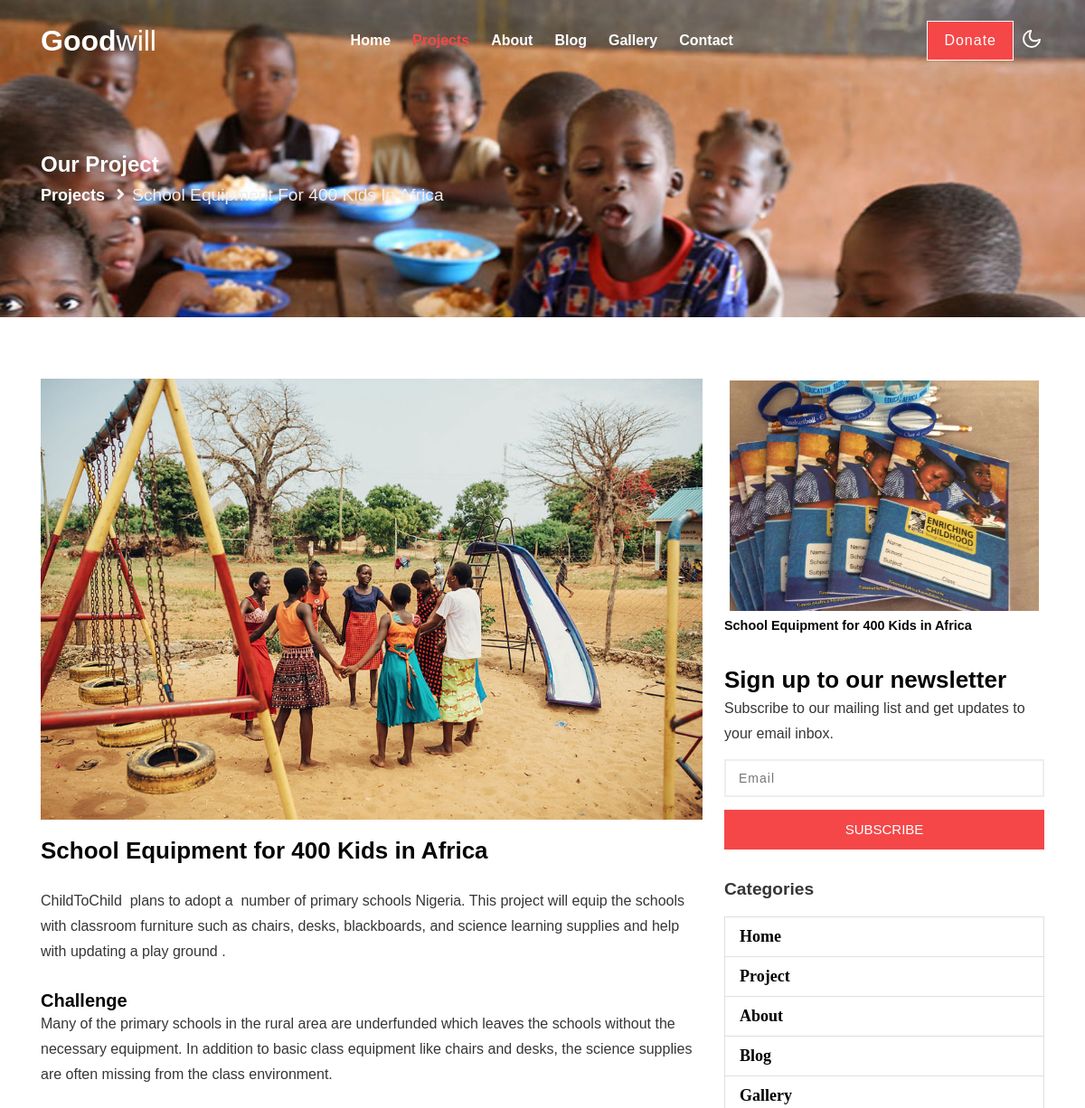
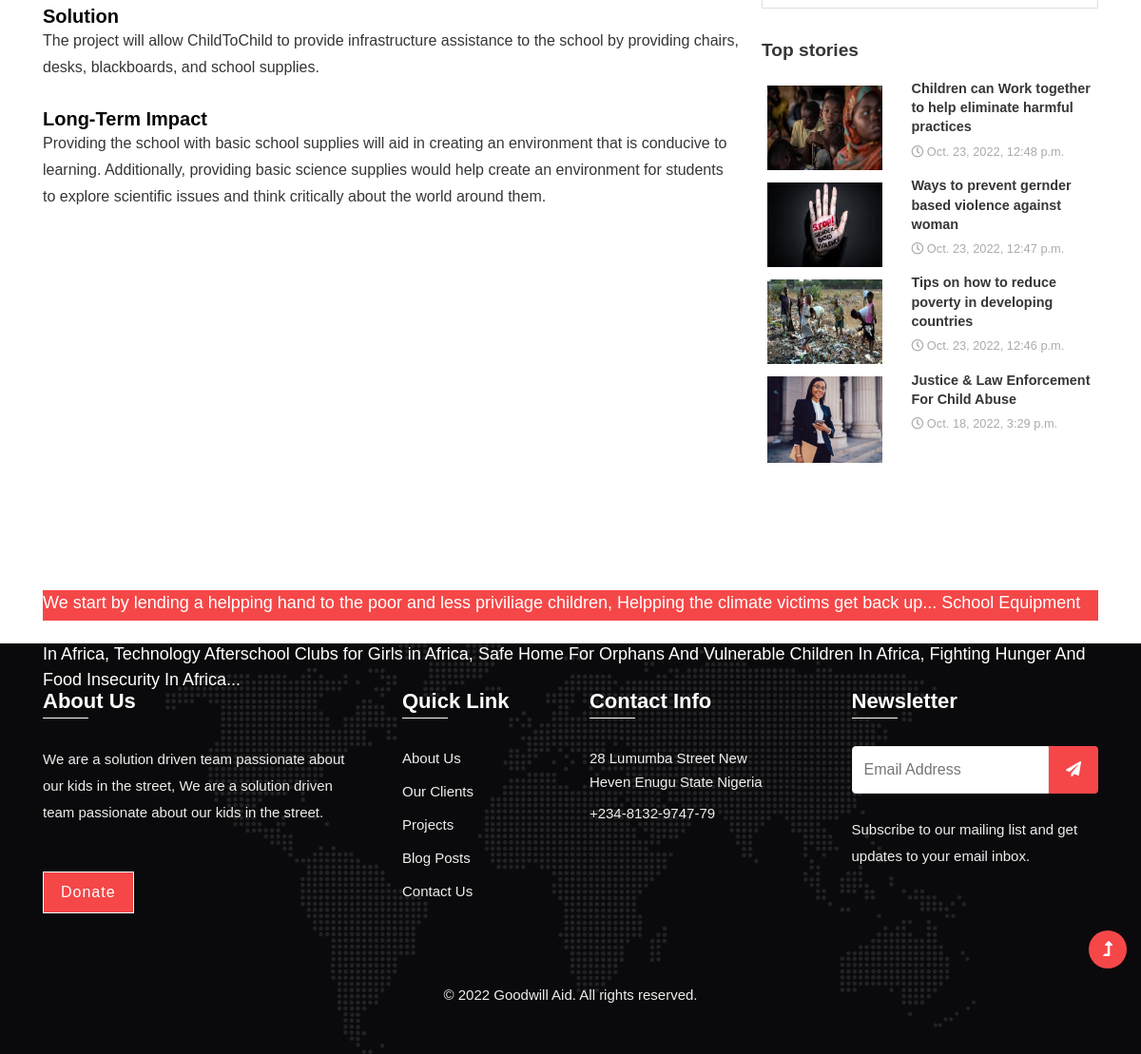
The page /project/school-equipment-for-400-kids-in-africa/ on the database its author committed (2 pictures, top to bottom).
### ngo/models.py (models this page shows, shortened)
class Service(models.Model):
    title = models.CharField(max_length=550)
    slug = models.SlugField(max_length=550,null=True,blank=True)
    published = models.BooleanField(default=True,null=True,blank=True)
    date_posted = models.DateTimeField(default=datetime.now, null=True,blank=True )
    serviceimg = models.ImageField(default='serviceimg.jpg')
    serviceimg_1 = models.ImageField(null=True,blank=True )
    body = RichTextField()

### blog/models.py (models this page shows, shortened)
class Blog(models.Model):
    title = models.CharField(max_length=550)
    slug = models.SlugField(max_length=550,null=True,blank=True)
    published = models.BooleanField(default=True,null=True,blank=True)
    date_posted = models.DateTimeField(default=datetime.now, null=True,blank=True )
    blogimg = models.ImageField(default='blogimg.jpg')
    blogimg_1 = models.ImageField(null=True,blank=True)
    body = RichTextField()

### ngo/views.py (the view)
# urls.py: path('project/<slug:slug_id>/',views.project,name='project'),
def project(request,slug_id):
    project = Service.objects.filter(slug=slug_id).first()
    blog = Blog.objects.order_by('-date_posted').filter(published=True)[:4]
    context = {
        'post': project,
        'blog': blog
    }
    return render(request,'ngo/project.html',context)

### templates/ngo/project.html (shortened to what this page needs)
{% extends "base.html" %}
{% load static %}
{% block content %}
 <section class="Project py-5">
    <div class="king-breadcrumb py-lg-5">
        <div class="container pt-4 pb-sm-4">
            <h4 class="inner-text-title font-weight-bold pt-sm-5 pt-4">Our Project</h4>
            <ul class="breadcrumbs-custom-path">
                <li><a style="font-size: larger;" href="{% url 'projects' %}">Projects</a></li>
                <li style="font-size: larger;" class="active"><i class="fas fa-angle-right mx-2"></i>{{ post.title}}</li>
            </ul>
        </div>
    </div>
</section>
<section style="margin-top: -6rem !important;" class="about-section py-5">
    <div class="container py-md-5 py-4">
        <div class="row mt-sm-5 mt-4">
            {% if post %}
                <div class="col-lg-8 mt-lg-0 mt-4 ">
                    {% if post.serviceimg %}
                    <img src="{{post.serviceimg_1.url}}" alt="Charity Foundation in Africa, Charity Foundation in Nigeria  Help the Poor, Save The Children In Africa" class="img-fluid radius-image py-3">
                    {% endif %}
                    <h3 class="title-style mb-4">{{ post.title}}</h3>
                    <p>{{post.body | safe}}</p>
                </div>
            {% endif %}
            <aside class="col-lg-4 mt-3 agileits-kings-right-blog-con text-right">
                <div class="right-blog-info text-left">
                    <div class="tech-btm">
                        <img src="{{post.serviceimg.url}}" class="img-fluid" alt="">
                        <h5  >{{ post.title}}</h5>
                    </div>
                    <div class="tech-btm">
                        <h3 class="title-style">Sign up to our newsletter</h3>
                        <p>Subscribe to our mailing list and get updates to your email inbox.</p>
                        <form action="#" method="post">
                            <input type="email" placeholder="Email" required="">
                            <input style="background: var(--primary-color);" type="submit" value="Subscribe">
                        </form>
                    </div>
                    <div style="font-weight: bold; font-family: 'Courier New', Courier, monospace;" class="tech-btm">
                        <h4>Categories</h4>
                        <ul class="service-list">
                            <li class="list-group-item service-link d-flex justify-content-between align-items-center">
                              <a style="color: var(--font-color)!important; color: black!important; font-family: 'Nunito'; font-size: large;"   href="{% url 'index' %}">Home</a>
                            </li>
                            <li class="list-group-item service-link d-flex justify-content-between align-items-center">
                                <a style="color: var(--font-color)!important; color: black!important; font-family: 'Nunito'; font-size: large;" href="{% url 'projects' %}">Project</a>
                              </li>
                            <li class="list-group-item service-link d-flex justify-content-between align-items-center">
                                <a style="color: var(--font-color)!important; color: black!important; font-family: 'Nunito'; font-size: large;"  href="{% url 'about' %}">About</a>
                            </li>
                            <li class="list-group-item service-link d-flex justify-content-between align-items-center">
                                <a style="color: var(--font-color)!important; color: black!important; font-family: 'Nunito'; font-size: large; " href="{% url 'blog' %}">Blog</a>
                            </li>
                            <li class="list-group-item service-link d-flex justify-content-between align-items-center">
                                <a style="color: var(--font-color)!important; color: black!important; font-family: 'Nunito'; font-size: large; "  href="{% url 'gallery' %}">Gallery</a>
                            </li>
                          </ul>
                    </div>
                    <div class="tech-btm">
                        <h4>Top stories </h4>
                        <div class="blog-grids row mb-3">
                            {% if blog %}
                            {% for item in blog %}
                            <div class="col-md-5 blog-grid-left">
                                <a href="{% url 'blog' item.slug %}">
                                    <img style="border: none;" src="{{item.blogimg.url}}" class="img-fluid" alt="">
                                </a>
                            </div>
                            <div class="col-md-7 blog-grid-right">
                                <h5>
                                    <a href="{% url 'blog' item.slug %}">{{item.title}}</a>
                                </h5>
                                <div class="sub-meta">
                                    <span>
                                        <i class="far fa-clock"></i> {{ item.date_posted }}</span>
                                </div>
                            </div>
                            {% endfor %}
                            {% endif %}
                        </div>
                    </div>
                </div>
            </aside>
        </div>
    </div>
</section>
<div class="container">
    <div class="row">
        <div class="col-md-12">
            <marquee style="background-color: var(--primary-color);  color: white; height: 2rem; font-size: large; font-weight: 500;" behavior="" direction="left">We start by lending a helpping hand to the poor and less priviliage children,   Helpping the climate victims get back up...  School Equipment for 400,000 Kids in Africa,  Provide Access to Clean Water,  Hope For Disabled People,  Sustain A School For 200,000 Children In Rural Area In Africa, Technology Afterschool Clubs for Girls in Africa,  Safe Home For Orphans And Vulnerable Children In Africa,  Fighting Hunger And Food Insecurity In Africa...</marquee>
        </div>
    </div>
</div>
<br>
{% endblock content %}

### templates/base.html (shortened to what this page needs)
{% load static %}
<!doctype html>
<html lang="en">
  <head>
  <link rel="stylesheet" text="text/css" href="{% static 'lightbox2-2.11.3/dist/css/lightbox.min.css' %}" />
  <link rel="stylesheet" href="static/css/fontawesome-all.min.css">
  <link href="{% static 'fontawesome_free/css/all.min.css' %}" rel="stylesheet">
  <link rel="stylesheet" href="static/css/style.css">
  <link rel="stylesheet" href="{% static 'css/bootstrap.min.css' %}">
  <link rel="stylesheet" href="{% static 'css/bootstrap.js' %}">
 <link rel="stylesheet" href="{% static 'css/style.css' %}">
   <link rel="stylesheet" type="text/css" href="//cdn.jsdelivr.net/npm/slick-carousel@1.8.1/slick/slick.css"/>
  </head>
  <body>
    {% include 'nav.html' %}
    {% block content %}
    {% endblock content %}
    {% include 'footer.html' %}
    <button onclick="topFunction()" id="movetop" title="Go to top">
        <span class="fas fa-level-up-alt" aria-hidden="true"></span>
    </button>
  </body>
</html>

### templates/nav.html (shortened to what this page needs)
 <header id="site-header" class="fixed-top">
    <div class="container">
        <nav class="navbar navbar-expand-lg navbar-light">
            <a class="navbar-brand" href="{% url 'index' %}">
                Good<span>will</span>
            </a>
            <div class="collapse navbar-collapse" id="navbarScroll">
                <ul class="navbar-nav mx-auto my-2 my-lg-0 navbar-nav-scroll">
                    <li {% if '/' == request.path %}
                    class="nav-item active"
                    {% else %}
                    class="nav-item "
                    {% endif %}>
                    <a class="nav-link" href="{% url 'index' %}">Home <span class="sr-only">(current)</span></a>
                    </li>
                    <li {% if 'project' in request.path %}
                    class="nav-item active"
                    {% else %}
                    class="nav-item "
                    {% endif %}>
                        <a class="nav-link" href="{% url 'projects' %}">Projects</a>
                    </li>
                    <li {% if 'about' in request.path %}
                    class="nav-item active"
                    {% else %}
                    class="nav-item "
                    {% endif %}>
                        <a class="nav-link" href="{% url 'about' %}">About</a>
                    </li>
                    <li {% if 'blog' in request.path %}
                    class="nav-item active"
                    {% else %}
                    class="nav-item "
                    {% endif %}>
                        <a class="nav-link" href="{% url 'blog' %}">Blog</a>
                    </li>
                    <li {% if 'gallery' in request.path %}
                    class="nav-item active"
                    {% else %}
                    class="nav-item "
                    {% endif %}>
                        <a class="nav-link" href="{% url 'gallery' %}">Gallery</a>
                    </li>
                    <li {% if 'contact' in request.path %}
                    class="nav-item active"
                    {% else %}
                    class="nav-item "
                    {% endif %}>
                        <a class="nav-link" href="{% url 'contact' %}">Contact</a>
                    </li>
                </ul>
                        <a style="background: var(--primary-color);" href="{% url 'donate' %}" class="donate">Donate</a>
            </div>
            <div class="cont-ser-position">
                <nav class="navigation">
                    <div class="theme-switch-wrapper">
                        <label class="theme-switch" for="checkbox">
                            <div class="mode-container">
                                <i class="gg-moon"></i>
                            </div>
                        </label>
                    </div>
                </nav>
            </div>
        </nav>
    </div>
</header>

### templates/footer.html (shortened to what this page needs)
<footer class="king-footer">
    <div class="king-footer-16 py-5">
        <div class="container">
            <div class="row footer-p">
                <div class="col-lg-4 pe-lg-5">
                    <a href="{% url 'about' %}">
                        <h3>About Us</h3>
                    </a>
                    <p class="mt-3">We are a solution driven team passionate about our kids in the street, We are a solution driven team passionate about our kids in the street.</p>
                    <div class="columns-2 mt-lg-5 mt-4">
                        <a style="background: var(--primary-color);" href="{% url 'donate' %}" class="donate">Donate</a>
                    </div>
                </div>
                <div class="col-lg-5 mt-lg-0 mt-5">
                    <div class="row">
                        <div class="col-xl-5 col-6 column">
                            <h3>Quick Link</h3>
                            <ul class="footer-gd-16">
                                <li><a href="{% url 'about' %}">About Us</a></li>
                                <li><a href="#clients">Our Clients</a></li>
                                <li><a href="{% url 'projects' %}">Projects</a></li>
                                <li><a href="{% url 'blog' %}">Blog Posts</a></li>
                                <li><a href="{% url 'contact' %}">Contact Us</a></li>
                            </ul>
                        </div>
                        <div class="col-6 column">
                            <h3>Contact Info</h3>
                            <ul class="footer-contact-list">
                                <li class="">28 Lumumba Street New Heven Enugu State Nigeria</li>
                                <li class="mt-2"><a href="tel:+234 8132974779">+234-8132-9747-79</a></li>
                            </ul>
                        </div>
                    </div>
                </div>
                <div class="col-lg-3 col-md-7 col-sm-8 column mt-lg-0 mt-4 pl-xl-0">
                    <h3>Newsletter </h3>
                    <div class="end-column">
                        <form action="#" class="subscribe" method="post">
                            <input type="email" name="email" placeholder="Email Address" required="">
                            <button><span class="fa fa-paper-plane" aria-hidden="true"></span></button>
                        </form>
                        <p class="mt-4">Subscribe to our mailing list and get updates to your email inbox.</p>
                    </div>
                </div>
            </div>
            <div class="below-section text-center pt-lg-4 mt-5">
                <p class="copy-text">&copy; 2022 Goodwill Aid. All rights reserved.</p>
            </div>
        </div>
    </div>
</footer>

### rows shown on the page
Service: title "School Equipment For 400 Kids In Africa", serviceimg_1 (picture), title "School Equipment for 400 Kids in Africa", body "ChildToChild plans to adopt a number of primary schools Nigeria. This project will equip the schools with classroom furniture such as chairs, desks, blackboards, and science learning supplies and help with updating a play ground . Challenge Many of the primary schools in the rural area are underfunded which leaves the schools without the necessary equipment. In addition to basic class equipment like chairs and desks, the science supplies are often missing from the class environment. Solution The project will allow ChildToChild to provide infrastructure assistance to the school by providing chairs, desks, blackboards, and school supplies. Long-Term Impact Providing the school with basic…", serviceimg (picture)
Blog: blogimg (picture), title "Children can Work together to help eliminate harmful practices", date_posted "Oct. 23, 2022, 12:48 p.m."
Blog: blogimg (picture), title "Ways to prevent gernder based violence against woman", date_posted "Oct. 23, 2022, 12:47 p.m."
Blog: blogimg (picture), title "Tips on how to reduce poverty in developing countries", date_posted "Oct. 23, 2022, 12:46 p.m."
Blog: blogimg (picture), title "Justice & Law Enforcement For Child Abuse", date_posted "Oct. 18, 2022, 3:29 p.m."
